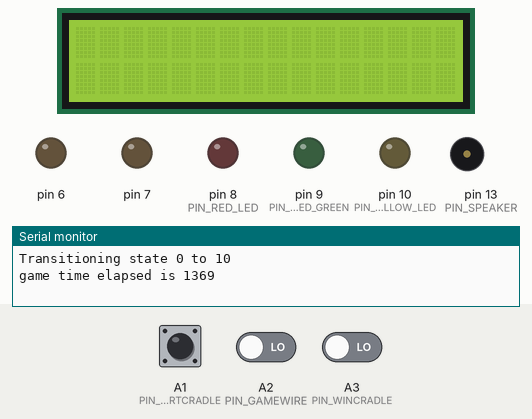
A program run on a simulated Arduino Uno, built with avr-gcc and run on an emulated ATmega328P. Shown: 16×2 character LCD, output pins drawn as LEDs (lit = HIGH), buzzer (waves = sounding), the last lines printed to the serial monitor. Inputs (shaded band) come from the test bench; at power-on: A1 (PIN_STARTCRADLE) LOW, A2 (PIN_GAMEWIRE) LOW, A3 (PIN_WINCRADLE) LOW.

Above: at 2.5 s.
2.6 s: A1 (PIN_STARTCRADLE) pulled HIGH for 0.15 s
At 2.79 s:
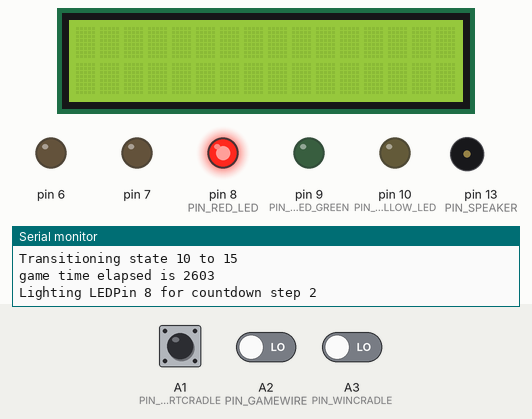
At 3.9 s:
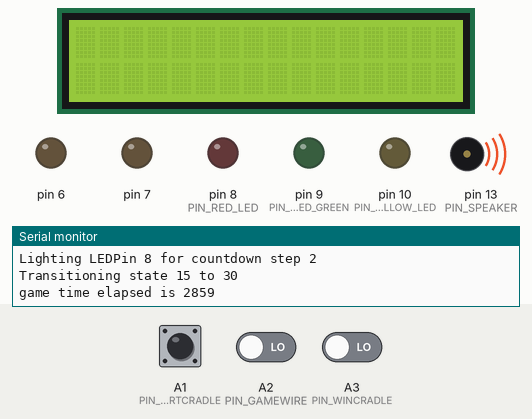
4.2 s: A1 (PIN_STARTCRADLE) pulled HIGH for 1 s
At 6.8 s:
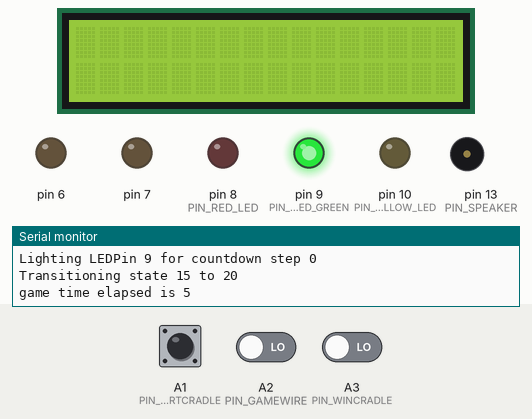
Timing chart, 0 to 8.3 s (numbered marks = the images above; inputs shaded):
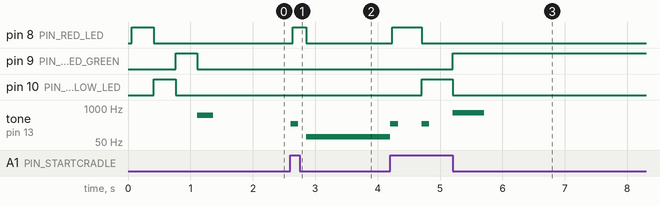

The program:

main.cpp
```cpp
#include <Arduino.h>
#include <constants.h>
#include <lcdhelper.h>


//global variables
int currentState = STATE_BOOTED_UP;

long timeSinceStartTimer;
long countDownTimer;
long gameOverDisplayTimer;
int currentCountDownStep;
long debounceTimer;
int lastDebouncePinState;
long winTimeMillis;

// initialize the library with the numbers of the interface pins
LiquidCrystal lcd(12, 11, 5, 4, 3, 2);

void resetVariables() {

 timeSinceStartTimer = 0L;
 countDownTimer = 0L;
 gameOverDisplayTimer = 0L;
 currentCountDownStep = COUNTDOWN_NUMSTEPS;
 debounceTimer = 0L;
 lastDebouncePinState = -1;
 winTimeMillis = -1;
}

void testLEDPin(int ledPIN)
{
  digitalWrite(ledPIN, HIGH);
  delay(350);
  digitalWrite(ledPIN, LOW);
}

void lightOneLEDOnlyInCountdown(int countdownStep) {
  int ledPIN = COUNTDOWN_LIGHT_PINS[countdownStep];
  Serial.println("Lighting LEDPin "+String(ledPIN)+ " for countdown step "+String(countdownStep));
  for (int i = 0; i < COUNTDOWN_NUMSTEPS; i++)
  {
    if (i == countdownStep) {
      digitalWrite(ledPIN, HIGH);
    } else {
      digitalWrite(COUNTDOWN_LIGHT_PINS[i], LOW);
    }
  }
}

void playSoundForCountdownStep(int countDownStep) {
  int toneLength = (countDownStep == 0) ? COUNTDOWN_STEPLENGTH_MS : COUNTDOWN_STEPLENGTH_MS/4;
  tone(PIN_SPEAKER, NOTE_FREQUENCY_COUNTDOWN_ARRAY[countDownStep],toneLength );
}

long getElapsedMillisForTimerVariable(long timerVariable) {
  return millis() - timerVariable;
}

int getElapsedSecondsForTImerVariable(long timerVariable) {
  return getElapsedMillisForTimerVariable(timerVariable)/1000;
}

void updateLCDBottomLineWithElapsedTime(long timerVariable) {
   if (getElapsedMillisForTimerVariable(timerVariable) % 100 == 0)
    {
      setBottomLine(String(getElapsedSecondsForTImerVariable(timerVariable))+"."+String((getElapsedMillisForTimerVariable(timerVariable)-getElapsedSecondsForTImerVariable(timerVariable)*1000L)/100L)+"s", lcd);
    }
}


void transitionToState(int newState) {
  if (currentState == newState) {
    return;
  }

  switch (newState)
  {
  case STATE_WAITING_TO_START:
    resetVariables();
    setBothLCDLines("Touch Wand to", "*Start* to begin", lcd);
    break;

   case STATE_COUNTDOWN:
    lcd.clear();
    noTone(PIN_SPEAKER);
    setTopLine("Get Ready!", lcd);
    currentCountDownStep = COUNTDOWN_NUMSTEPS;
    //countDownTimer = millis();
    break;

  case STATE_GOING:
    timeSinceStartTimer = millis();
    lcd.clear();
    setTopLine("Go (Carefully) ;)", lcd);
    break;

  case STATE_WIN:
    winTimeMillis = millis() - timeSinceStartTimer;
    gameOverDisplayTimer = millis();
    setTopLine("Winner! Time:", lcd);
      for (int i = 0; i<NUM_SUCCESS_NOTES; i++){
        tone(PIN_SPEAKER, NOTE_FREQUENCY_SUCCESS_ARRAY[i], SUCCESS_TONE_LENGTH_MS);
        delay(SUCCESS_TONE_LENGTH_MS);
      }
    break;

  case STATE_FAILED:
    tone(PIN_SPEAKER, NOTE_FREQUENCY_FAIL, ERROR_TONE_LENGTH_MILLIS);
    for (int i = 0; i < COUNTDOWN_NUMSTEPS; i++){
        digitalWrite(COUNTDOWN_LIGHT_PINS[i], LOW);
    }


    gameOverDisplayTimer = millis();
    break;


  default:
    break;
  }

  Serial.println("Transitioning state "+String(currentState)+" to "+String(newState));
  Serial.println("game time elapsed is "+String(millis()-timeSinceStartTimer));
  currentState = newState;
}

void setup() {
  // put your setup code here, to run once:
Serial.begin(9600);
lcd.begin(16,2);


  for (int i = 2; i<= 13; i++) {
    pinMode(i, OUTPUT);
  }

  testLEDPin(PIN_RED_LED);
  testLEDPin(PIN_YELLOW_LED);
  testLEDPin(PIN_GOING_LED_GREEN);
  tone(PIN_SPEAKER, 523);
  delay(250);
  noTone(PIN_SPEAKER);

  transitionToState(STATE_WAITING_TO_START);
}

void loop() {
  // put your main code here, to run repeatedly:
  switch (currentState)
  {
  case STATE_WAITING_TO_START:
    if (digitalRead(PIN_STARTCRADLE) == HIGH) {
      transitionToState(STATE_COUNTDOWN);
    }
    break;

  case STATE_GOING:
    if (digitalRead(PIN_GAMEWIRE) == HIGH) {
      setBothLCDLines("** WIRE TOUCHED ** ","you lasted "+String(getElapsedSecondsForTImerVariable(timeSinceStartTimer))+"s", lcd);
      transitionToState(STATE_FAILED);
    }

    updateLCDBottomLineWithElapsedTime(timeSinceStartTimer);

    if(digitalRead(PIN_WINCRADLE) == HIGH) {
      transitionToState(STATE_WIN);
    }
    break;

  case STATE_WIN:
  if (digitalRead(PIN_STARTCRADLE) == HIGH) {
        transitionToState(STATE_COUNTDOWN);
      }
        if(getElapsedSecondsForTImerVariable(gameOverDisplayTimer) > 5) {
          transitionToState(STATE_WAITING_TO_START);
        }
    break;

  case STATE_FAILED:
      if (digitalRead(PIN_STARTCRADLE) == HIGH) {
        transitionToState(STATE_COUNTDOWN);
      }
        if(getElapsedSecondsForTImerVariable(gameOverDisplayTimer) > 5) {
          transitionToState(STATE_WAITING_TO_START);
        }
    break;

  case STATE_COUNTDOWN:

    int currentStartPinState = digitalRead(PIN_STARTCRADLE);
    if (currentStartPinState != lastDebouncePinState) {
      debounceTimer = millis();
      lastDebouncePinState = currentStartPinState;

      //Serial.println("In Debounce. Pinstate is "+String(currentStartPinState)+" lastPinState is "+String(lastDebouncePinState));
    }

    if ((millis() - debounceTimer) > DEBOUNCE_THRESHOLD_MS)
    {
     // Serial.println("In Debounce Else. Pinstate is "+String(currentStartPinState)+" lastPinState is "+String(lastDebouncePinState));

      if( currentStartPinState == LOW) { //started too early
        setBothLCDLines("** DISQUALIFIED ** ","Started too early", lcd);
        transitionToState(STATE_FAILED);
      }
    }

    //Serial.println("millis minus debounce is "+(String)(millis() - debounceTimer));

    if (countDownTimer == 0 || (getElapsedMillisForTimerVariable(countDownTimer) > COUNTDOWN_STEPLENGTH_MS)) {
      countDownTimer = millis();
      currentCountDownStep --;
      playSoundForCountdownStep(currentCountDownStep);
      lightOneLEDOnlyInCountdown(currentCountDownStep);
      setBottomLine("In "+String(currentCountDownStep), lcd);
    }

    if (currentCountDownStep == 0) {
      transitionToState(STATE_GOING);
    }

    break;
  }


}
```

constants.h
```cpp
#ifndef constants_h
#define constants_h

#include <Arduino.h>
#include <Wire.h>
#include <LiquidCrystal.h>

const String codeversion = "1.0";


//states
const int STATE_BOOTED_UP = 0;
const int STATE_WAITING_TO_START = 10;
const int STATE_COUNTDOWN = 15;
const int STATE_GOING = 20;
const int STATE_WIN = 25;
const int STATE_FAILED = 30;


//debug flag
const boolean DEBUG_SERIAL = true;


//analog user button inputs.  we are just using them for digital reads
const int PIN_NEWGAMEBUTTON = A0;
const int PIN_STARTCRADLE = A1;
const int PIN_GAMEWIRE = A2;
const int PIN_WINCRADLE = A3;

//output pins
const int PIN_GOING_LED_GREEN = 9; //PWM Pin
const int PIN_YELLOW_LED = 10;
const int PIN_RED_LED= 8;
const int PIN_SPEAKER = 13;
const int COUNTDOWN_LIGHT_PINS[] = {PIN_GOING_LED_GREEN, PIN_YELLOW_LED, PIN_RED_LED};


//sound constants
const int NOTE_FREQUENCY_FAIL = 80;
const int NUM_SUCCESS_NOTES = 3;
const int NOTE_FREQUENCY_SUCCESS_ARRAY[] = {300,400,500};
const int NOTE_FREQUENCY_COUNTDOWN_ARRAY[] = {650, 250, 250, 250};


//timing constants
const long ERROR_TONE_LENGTH_MILLIS = 1500;
const int SUCCESS_TONE_LENGTH_MS = 350;
const long COUNTDOWN_STEPLENGTH_MS = 500;
const int COUNTDOWN_NUMSTEPS = 3;
const long DEBOUNCE_THRESHOLD_MS = 100;


#endif
```

lcdhelper.cpp
```cpp
#include <Wire.h>
#include <LiquidCrystal.h>

void setTopLine(String line, LiquidCrystal lcd){
  lcd.setCursor(0, 0);
  lcd.print(line);
}

void setBottomLine(String line, LiquidCrystal lcd) {
  lcd.setCursor(0, 1);
  lcd.print(line);
}
void setBothLCDLines(String topLine, String bottomLine, LiquidCrystal lcd) {
  lcd.clear();
  setTopLine(topLine, lcd);
  setBottomLine(bottomLine, lcd);

}
```

lcdhelper.h
```cpp
#ifndef lcdhelper_h
#define lcdhelper_h
#include <Wire.h>
#include <LiquidCrystal.h>

void setTopLine(String line, LiquidCrystal lcd);
void setBottomLine(String line, LiquidCrystal lcd);
void setBothLCDLines(String line1, String line2, LiquidCrystal lcd);

#endif
```

Measured:
- after the input at 2.6 s, pin 8 (PIN_RED_LED): LOW → HIGH at once, → LOW 0.22 s later; tone on pin 13 (PIN_SPEAKER): silent → 250 Hz at once, → silent 0.13 s later, → 80 Hz 0.13 s later
- after the input at 4.2 s, pin 8 (PIN_RED_LED): LOW → HIGH at once, → LOW 0.47 s later; pin 9 (PIN_GOING_LED_GREEN): LOW → HIGH after 1.0 s; pin 10 (PIN_YELLOW_LED): LOW → HIGH after 0.51 s, → LOW 0.50 s later
